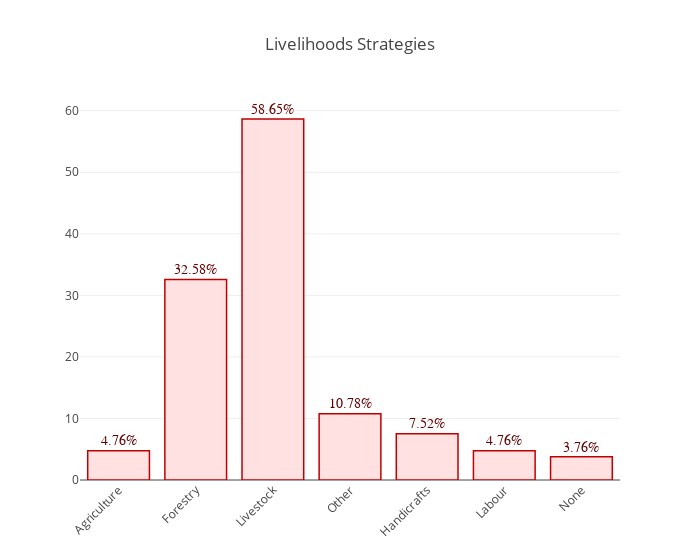

This figure's notebook cell:
### Code cell
lh_perc = 100*lh_values/total_surveys
lh_perc = lh_perc.round(2)
livelihoods_strategies = {
    "layout": {
        "title": "Livelihoods Strategies",
        "xaxis": {
            "tickangle": -45
        },
        "width": 700,
        "annotations": []
    },
    "data": [
        {
            "x": map(lambda x: x.capitalize(), lh_perc.index.values),
            "y": lh_perc.values,
            "type": "bar",
            "name": "Livelihoods Strategies",
            "marker": {
                "color": 'rgb(258,225,225)',
                "line": {
                    "color": 'rgb(192,0,0)',
                    "width": 1.5
                }
            },
        }
    ]
}


for i in range(0, len(lh_values)):
    livelihoods_strategies["layout"]["annotations"].append(
        {
            "x": map(lambda x: x.capitalize(), lh_perc.index.values)[i],
            "y": lh_perc.values[i] + 1.5,
            "text": str(lh_perc.values[i]) + "%",
            "font": dict(
                family='Arial',
                size=14,
                color='rgba(100, 0, 0, 1)'
            ),
            "showarrow": False,

        }
    )

iplot(livelihoods_strategies)

### Figure 1 — Plotly figure (JSON) as saved in the notebook; plotly's stock layout.template omitted (floating-point values rounded to 4 significant figures)
{"data": [{"marker": {"color": "rgb(258,225,225)", "line": {"color": "rgb(192,0,0)", "width": 1.5}}, "name": "Livelihoods Strategies", "type": "bar", "x": ["Agriculture", "Forestry", "Livestock", "Other", "Handicrafts", "Labour", "None"], "y": [4.76, 32.58, 58.65, 10.78, 7.52, 4.76, 3.76]}], "layout": {"annotations": [{"font": {"color": "rgba(100, 0, 0, 1)", "family": "Arial", "size": 14}, "showarrow": false, "text": "4.76%", "x": "Agriculture", "y": 6.26}, {"font": {"color": "rgba(100, 0, 0, 1)", "family": "Arial", "size": 14}, "showarrow": false, "text": "32.58%", "x": "Forestry", "y": 34.08}, {"font": {"color": "rgba(100, 0, 0, 1)", "family": "Arial", "size": 14}, "showarrow": false, "text": "58.65%", "x": "Livestock", "y": 60.15}, {"font": {"color": "rgba(100, 0, 0, 1)", "family": "Arial", "size": 14}, "showarrow": false, "text": "10.78%", "x": "Other", "y": 12.28}, {"font": {"color": "rgba(100, 0, 0, 1)", "family": "Arial", "size": 14}, "showarrow": false, "text": "7.52%", "x": "Handicrafts", "y": 9.02}, {"font": {"color": "rgba(100, 0, 0, 1)", "family": "Arial", "size": 14}, "showarrow": false, "text": "4.76%", "x": "Labour", "y": 6.26}, {"font": {"color": "rgba(100, 0, 0, 1)", "family": "Arial", "size": 14}, "showarrow": false, "text": "3.76%", "x": "None", "y": 5.26}], "title": "Livelihoods Strategies", "width": 700, "xaxis": {"tickangle": -45}}}
